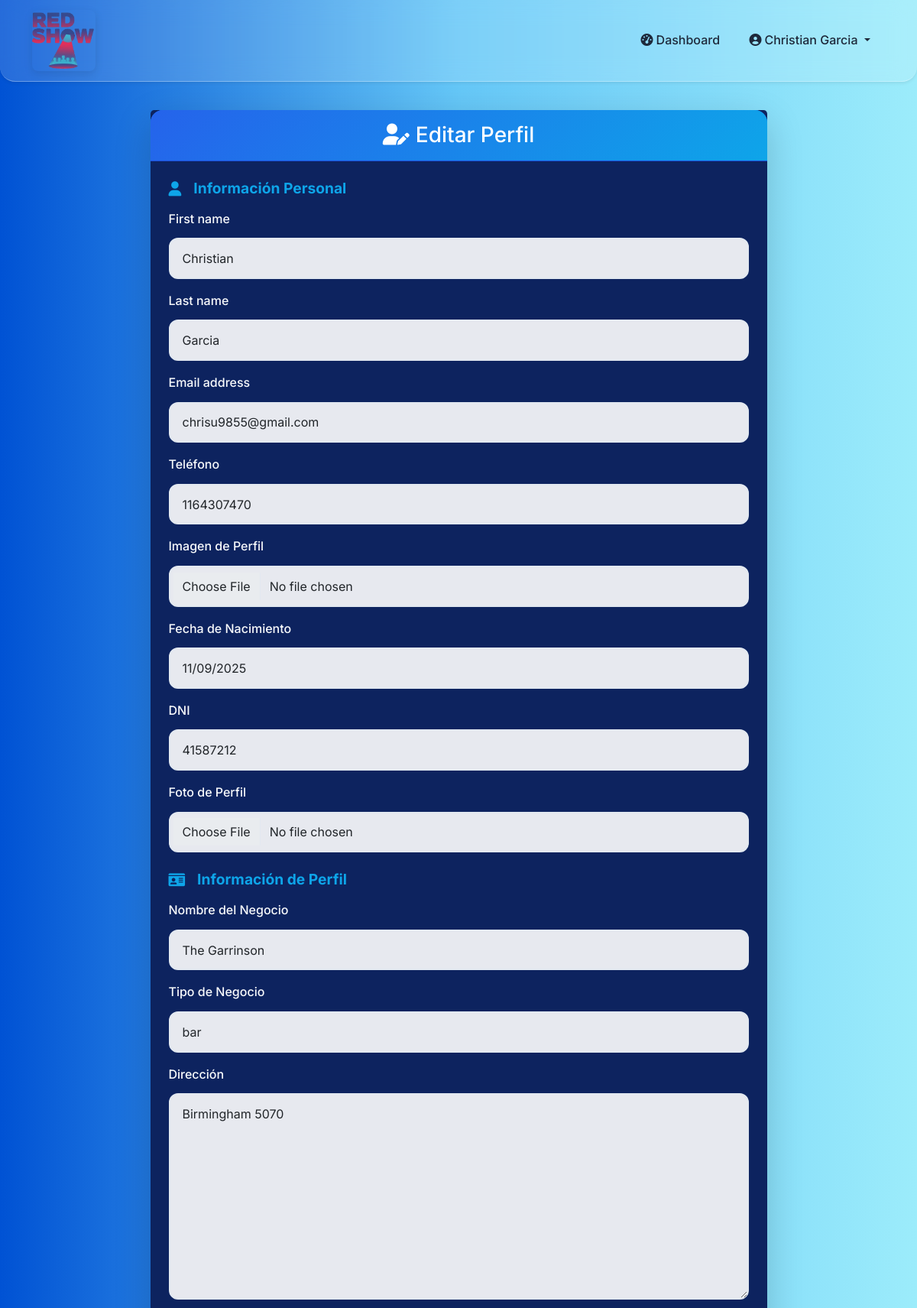
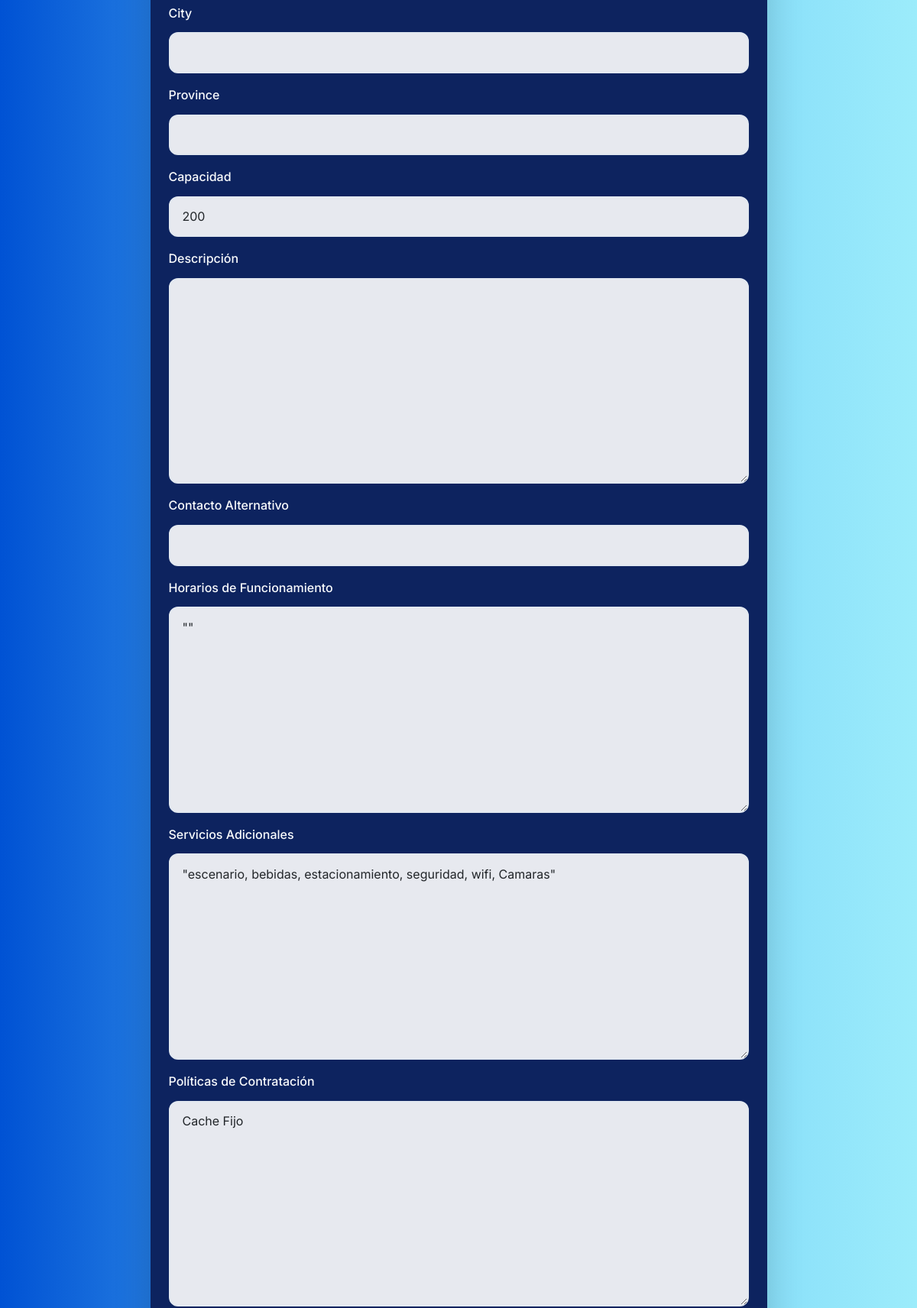
The app's page /accounts/perfil/editar/ (signed in, upper part) with its own data (2 pictures, top to bottom).
### accounts/models.py (models this page shows, shortened)
class CustomUser(AbstractUser):
    USER_TYPE_CHOICES = [
        ('owner', 'Dueño de Establecimiento'),
        ('artist', 'Artista/Emprendedor'),
    ]
    user_type = models.CharField(
        max_length=10,
        choices=USER_TYPE_CHOICES,
        verbose_name="Tipo de Usuario"
    )
    phone = models.CharField(
        max_length=20,
        blank=True,
        validators=[RegexValidator(
            regex=r'^\+?1?\d{9,15}$',
            message="Formato de teléfono inválido"
        )],
        verbose_name="Teléfono"
    )
    dni = models.CharField(max_length=20, blank=True, verbose_name="DNI")
    profile_image = models.ImageField(
        upload_to='profiles/',
        blank=True,
        verbose_name="Imagen de Perfil"
    )
    birth_date = models.DateField(blank=True, null=True, verbose_name="Fecha de Nacimiento")
    created_at = models.DateTimeField(auto_now_add=True)
    updated_at = models.DateTimeField(auto_now=True)

class EstablishmentOwner(models.Model):
    user = models.OneToOneField(
        CustomUser,
        on_delete=models.CASCADE,
        related_name='owner_profile'
    )
    business_name = models.CharField(max_length=200, verbose_name="Nombre del Negocio")
    business_type = models.CharField(max_length=100, verbose_name="Tipo de Negocio")
    address = models.TextField(verbose_name="Dirección")
    city = models.CharField(max_length=100, blank=True)
    province = models.CharField(max_length=100, blank=True)
    capacity = models.IntegerField(verbose_name="Capacidad")
    description = models.TextField(blank=True, verbose_name="Descripción")
    contact_alt = models.CharField(max_length=100, blank=True, verbose_name="Contacto Alternativo")
    schedule = models.JSONField(blank=True, null=True, verbose_name="Horarios de Funcionamiento")
    additional_services = models.JSONField(blank=True, null=True, verbose_name="Servicios Adicionales")
    hiring_policies = models.TextField(blank=True, verbose_name="Políticas de Contratación")
    cuit_cuil = models.CharField(
        max_length=13,
        blank=True,
        validators=[RegexValidator(
            regex=r'^\d{2}-\d{8}-\d{1}$',
            message="Formato CUIT/CUIL: XX-XXXXXXXX-X"
        )],
        verbose_name="CUIT/CUIL"
    )
    class Meta:
        verbose_name = "Propietario de Establecimiento"
        verbose_name_plural = "Propietarios de Establecimientos"

### accounts/views.py (the view)
# urls.py: path('perfil/editar/', views.editar_perfil, name='editar_perfil'),
@login_required
def editar_perfil(request):
    user = request.user
    if user.user_type == 'owner':
        perfil_model = EstablishmentOwner
        perfil_instance = getattr(user, 'owner_profile', None)
    else:
        perfil_model = ArtistEntrepreneur
        perfil_instance = getattr(user, 'artist_profile', None)
    if perfil_instance is None:
        perfil_instance = perfil_model(user=user)
        perfil_instance.save()
    days_of_week = ["Lunes", "Martes", "Miércoles", "Jueves", "Viernes", "Sábado", "Domingo"]
    media = user.media.all()
    if request.method == 'POST':
        user_form = CustomUserUpdateForm(request.POST, request.FILES, instance=user)
        perfil_form = (
            ArtistEntrepreneurForm(request.POST, request.FILES, instance=perfil_instance)
            if user.user_type == 'artist'
            else EstablishmentOwnerForm(request.POST, request.FILES, instance=perfil_instance)
        )
        media_files = request.FILES.getlist('file')
        media_types = request.POST.getlist('media_type')
        if user_form.is_valid() and perfil_form.is_valid():
            user_form.save()
            perfil = perfil_form.save(commit=False)
            if user.user_type == 'owner':
                servicios_post = request.POST.getlist('services[]')
                if servicios_post:
                    perfil.additional_services = servicios_post  # actualizar solo si hay datos
                posted_schedule = parse_schedule_from_post(request.POST, days_of_week, prefix='days')
                if posted_schedule:
                    perfil.schedule = posted_schedule
                    texto_horarios = []
                    for day, times in posted_schedule.items():
                        texto_horarios.append(f"{day} de {times['from']} a {times['to']}")
                    perfil.schedule_text = "\n".join(texto_horarios)
            else:
                posted_availability = parse_schedule_from_post(request.POST, days_of_week, prefix='day')
                if posted_availability:
                    perfil.availability = posted_availability
                    texto_disponibilidad = []
                    for day, times in posted_availability.items():
                        texto_disponibilidad.append(f"{day} de {times['from']} a {times['to']}")
                    perfil.availability_text = "\n".join(texto_disponibilidad)
            perfil.save()
            for idx, file in enumerate(media_files):
                media_type = media_types[idx] if idx < len(media_types) else 'image'
                ProfileMedia.objects.create(user=user, file=file, media_type=media_type)
            messages.success(request, 'Perfil actualizado correctamente.')
            return redirect('ver_perfil')
    else:
        user_form = CustomUserUpdateForm(instance=user)
        perfil_form = (
            ArtistEntrepreneurForm(instance=perfil_instance)
            if user.user_type == 'artist'
            else EstablishmentOwnerForm(instance=perfil_instance)
        )
    media_form = ProfileMediaForm()
    horarios_existentes = {}
    if user.user_type == 'owner' and perfil_instance.schedule:
        horarios_existentes = perfil_instance.schedule
    elif user.user_type == 'artist' and perfil_instance.availability:
        horarios_existentes = perfil_instance.availability
    context = {
        'user_form': user_form,
        'perfil_form': perfil_form,
        'media_form': media_form,
        'user_type': user.user_type,
        'days_of_week': days_of_week,
        'media': media,
        'horarios_existentes': horarios_existentes,
        'perfil_instance': perfil_instance,  # para servicios adicionales
    }
    return render(request, 'accounts/editar_perfil.html', context)

### accounts/forms.py (shortened to what this page needs)
class CustomUserUpdateForm(forms.ModelForm):
    class Meta:
        model = CustomUser
        fields = ['first_name', 'last_name', 'email', 'phone', 'profile_image', 'birth_date', 'dni']
    def __init__(self, *args, **kwargs):
        super().__init__(*args, **kwargs)
        for field in self.fields:
            self.fields[field].widget.attrs['class'] = 'form-control'

class EstablishmentOwnerForm(forms.ModelForm):
    services_list = forms.CharField(widget=forms.HiddenInput(), required=False)
    class Meta:
        model = EstablishmentOwner
        fields = [
            'business_name', 'business_type', 'address', 'city', 'province',
            'capacity', 'description', 'contact_alt', 'schedule',
            'additional_services', 'hiring_policies', 'cuit_cuil'
        ]
    def __init__(self, *args, **kwargs):
        super().__init__(*args, **kwargs)
        for field in self.fields:
            self.fields[field].widget.attrs['class'] = 'form-control'

### accounts/templatetags/custom_filters.py (called while the page is built)
@register.filter
def dict_get(d, key):
    if d is None:
        return {}
    return d.get(key, {})

### templates/accounts/editar_perfil.html (shortened to what this page needs)
{% extends 'base.html' %}
{% load static %}
{% load custom_filters %}
{% block extra_css %}
<link rel="stylesheet" href="{% static 'css/editar_perfil.css' %}">
{% endblock %}
{% block content %}
<div class="editar-perfil-container row justify-content-center">
    <div class="col-md-9">
        <div class="card shadow-lg border-0 rounded-3">
            <div class="card-header bg-primary text-white text-center rounded-top">
                <h3 class="mb-0"><i class="fas fa-user-edit me-2"></i>Editar Perfil</h3>
            </div>
            <div class="card-body p-4">
                <form method="POST" enctype="multipart/form-data" class="needs-validation" novalidate>
                    <h5 class="section-title"><i class="fas fa-user me-2"></i>Información Personal</h5>
                    {% for field in user_form %}
                        <div class="mb-3">
                            <label class="form-label fw-semibold">{{ field.label }}</label>
                            {{ field }}
                        </div>
                    {% endfor %}
                    {% if user_form.profile_image %}
                    <div class="mb-3">
                        <label class="form-label fw-semibold">Foto de Perfil</label>
                        {{ user_form.profile_image }}
                    </div>
                    {% endif %}
                    <h5 class="section-title mt-4"><i class="fas fa-id-card me-2"></i>Información de Perfil</h5>
                    {% for field in perfil_form %}
                        <div class="mb-3">
                            <label class="form-label fw-semibold">{{ field.label }}</label>
                            {{ field }}
                        </div>
                    {% endfor %}
                </form>
            </div>
        </div>
    </div>
</div>
{% endblock %}

### templates/base.html (shortened to what this page needs)
{% load static %}
<!DOCTYPE html>
<html lang="es">
<head>
    <link href="https://cdnjs.cloudflare.com/ajax/libs/bootstrap/5.1.3/css/bootstrap.min.css" rel="stylesheet">
    <link href="https://cdnjs.cloudflare.com/ajax/libs/font-awesome/6.0.0/css/all.min.css" rel="stylesheet">
    <link rel="stylesheet" href="{% static 'css/base.css' %}">
    {% block extra_css %}{% endblock %}
</head>
<body>
    <nav class="navbar navbar-expand-lg navbar-light fixed-top shadow-sm">
        <div class="container">
            <a class="navbar-brand d-flex align-items-center" href="{% url 'home' %}">
                <img src="/media/logo.png" alt="Logo" class="logo-navbar">
            </a>
            <div class="collapse navbar-collapse" id="navbarNav">
                <ul class="navbar-nav ms-auto align-items-center">
                    {% if user.is_authenticated %}
                        <li class="nav-item">
                            <a class="nav-link" href="{% url 'dashboard' %}">
                                <i class="fas fa-tachometer-alt me-1"></i>Dashboard
                            </a>
                        </li>
                        <li class="nav-item dropdown">
                            <a class="nav-link dropdown-toggle" href="#" id="navbarDropdown" role="button" data-bs-toggle="dropdown">
                                <i class="fas fa-user-circle me-1"></i>{{ user.get_full_name|default:user.username }}
                            </a>
                        </li>
                    {% endif %}
                </ul>
            </div>
        </div>
    </nav>
    <main class="container mt-5 pt-5 fade-in-up">
        {% block content %}{% endblock %}
    </main>
</body>
</html>

### static/css/base.css (style rules this page uses)
:root { --primary-blue: #2563eb; --primary-blue-dark: #1d4ed8; --primary-blue-light: #3b82f6; --secondary-blue: #0ea5e9; --accent-blue: #06b6d4; --dark-blue: #1e40af; --light-blue: #e0f2fe; --gradient-primary: linear-gradient(135deg, #2563eb 0%, #0ea5e9 100%); --gradient-dark: linear-gradient(135deg, #1e40af 0%, #1d4ed8 100%); --glass-bg: rgba(255, 255, 255, 0.15); --glass-border: rgba(255, 255, 255, 0.3); --shadow-sm: 0 2px 4px rgba(37, 99, 235, 0.1); --shadow-md: 0 4px 12px rgba(37, 99, 235, 0.15); --shadow-lg: 0 8px 32px rgba(37, 99, 235, 0.2); --text-primary: #1e293b; --text-secondary: #64748b; --bg-light: #f8fafc; --bg-white: #ffffff; --border-light: #e2e8f0; --success: #10b981; --warning: #f59e0b; --error: #ef4444; --border-radius: 12px; --border-radius-lg: 16px; --transition: all 0.3s cubic-bezier(0.4, 0, 0.2, 1); }
* { margin: 0; padding: 0; box-sizing: border-box; }
html { scroll-behavior: smooth; }
body { font-family: 'Inter', sans-serif; line-height: 1.6; color: var(--text-primary); background: #E0EAFC; background: -webkit-linear-gradient(to right, #CFDEF3, #E0EAFC); background: linear-gradient(to right, #CFDEF3, #E0EAFC); }
.navbar { background:var(--glass-bg);; backdrop-filter: blur(15px); border-radius: 0 0 20px 20px; transition: all 0.3s ease; box-shadow: var(--shadow-md); border-bottom: 1px solid var(--glass-border); color: var(--text-primary); }
.navbar-brand { font-weight: 700; font-size: 1.6rem; color: var(--primary-blue); display: flex; align-items: center; gap: 0.5rem; transition: all 0.3s ease; }
.logo-navbar { max-height: 80px; width: auto; border-radius: 8px; box-shadow: 0 4px 12px rgba(0, 0, 0, 0.1); }
.navbar-nav .nav-link { color: var(--text-primary) !important; font-weight: 500; padding: 0.7rem 1.2rem !important; border-radius: 50px; transition: all 0.3s ease; }
.card { border: none; border-radius: var(--border-radius-lg); box-shadow: var(--shadow-md); transition: var(--transition); background: rgba(255, 255, 255, 0.95); backdrop-filter: blur(20px); }
.card-header { background: var(--gradient-primary); color: #fff; font-weight: 600; border-radius: var(--border-radius-lg) var(--border-radius-lg) 0 0 !important; }
.form-control, .form-select { border: 2px solid var(--border-light); border-radius: var(--border-radius); padding: 0.8rem 1rem; background: rgba(255, 255, 255, 0.9); transition: var(--transition); }
.form-label { font-weight: 600; color: var(--text-primary); }
.fade-in-up { animation: fadeInUp 0.8s ease-out; }

### records on screen
CustomUser: get_full_name "Christian Garcia", user_form "Christian" "Garcia" "chrisu9855@gmail.com" "1164307470" "11/09/2025" "41587212"
EstablishmentOwner: perfil_form "The Garrinson" "bar" "Birmingham 5070" "200" "\"\"" "\"escenario, bebidas, estacionamiento, seguridad, wifi, Camaras\"" "Cache Fijo"

### other values on screen
{{ field.label }} "First name" "Last name" "Email address" "Teléfono" "Imagen de Perfil" "Fecha de Nacimiento" "DNI"
{{ field.label }} "Nombre del Negocio" "Tipo de Negocio" "Dirección" "City" "Province" "Capacidad" "Descripción" "Contacto Alternativo" "Horarios de Funcionamiento" "Servicios Adicionales" "Políticas de Contratación"
